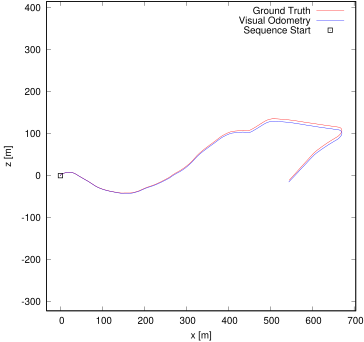

Reproduce this figure in gnuplot.
set term postscript eps enhanced color
set output "10.eps"
set size ratio -1
set xrange [-33:704]
set yrange [-322:415]
set xlabel "x [m]"
set ylabel "z [m]"
plot "sub10.txt" using 1:2 lc rgb "#FF0000" title 'Ground Truth' w lines,"sub10.txt" using 3:4 lc rgb "#0000FF" title 'Visual Odometry' w lines,"< head -1 sub10.txt" using 1:2 lc rgb "#000000" pt 4 ps 1 lw 2 title 'Sequence Start' w points
